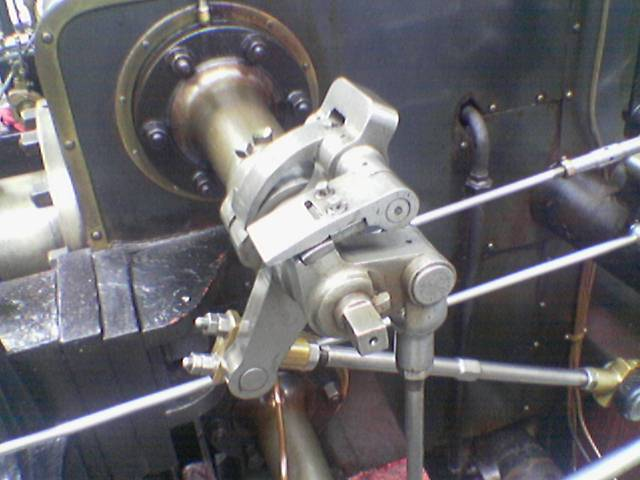
#> input picture Dominique_CV/cvpymug/steamengine.png, 640 x 480 px
$ python canny.py
#> lines starting #> are read from the running program, lines starting #| are printed output that depends on the picture; after the words box and inside, x2 and y2 are one past the last pixel; in counts of white or black regions, pixels touching at a corner belong together
import cv2
import numpy as np
from matplotlib import pyplot as plt

# loading image
#img0 = cv2.imread('SanFrancisco.jpg',)
img = cv2.imread('steamengine.png',)
#> img is the input picture: shape (480, 640, 3); mean B, G, R 108.9, 104.8, 106.3

# converting to gray scale
gray = cv2.cvtColor(img, cv2.COLOR_BGR2GRAY)
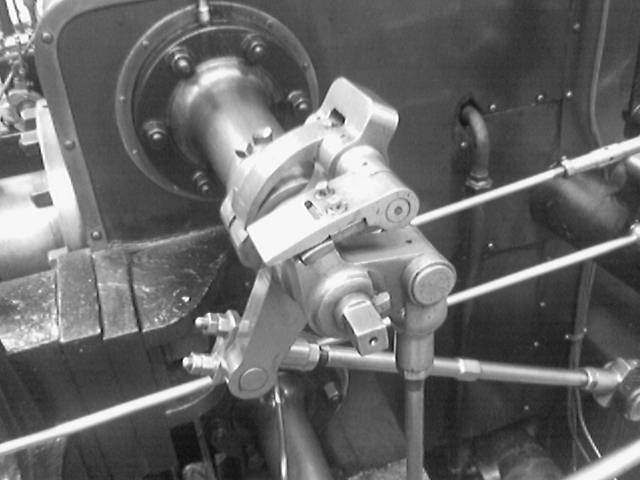
#> gray: shape (480, 640); min 6, max 255, mean 105.7

# remove noise
img1 = cv2.Canny(img,100,200)
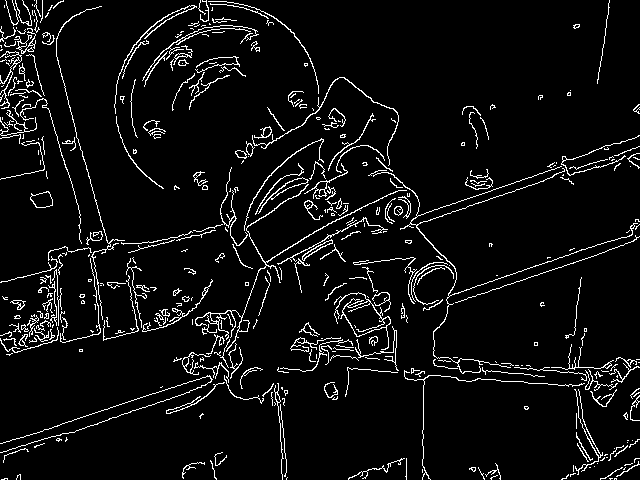
#> img1: shape (480, 640); 5.8% white in thin lines or dots

plt.subplot(1,2,1),plt.imshow(img, cmap = 'gray')
plt.title('Original'), plt.xticks([]), plt.yticks([])
plt.subplot(1,2,2),plt.imshow(img1, cmap = 'gray')
plt.title('Edges'), plt.xticks([]), plt.yticks([])

plt.show()
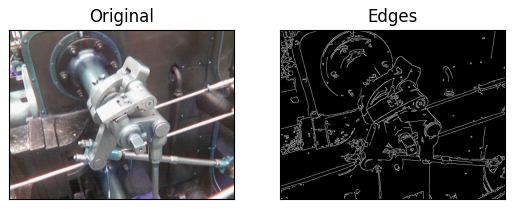
#> figure drawn by matplotlib, 2 panels; B, G, R data is drawn as R, G, B
#> (the run stopped early here; a loop or call above may not have finished)

$ run again, with Dominique_CV/cvpymug/people.png copied over Dominique_CV/cvpymug/steamengine.png
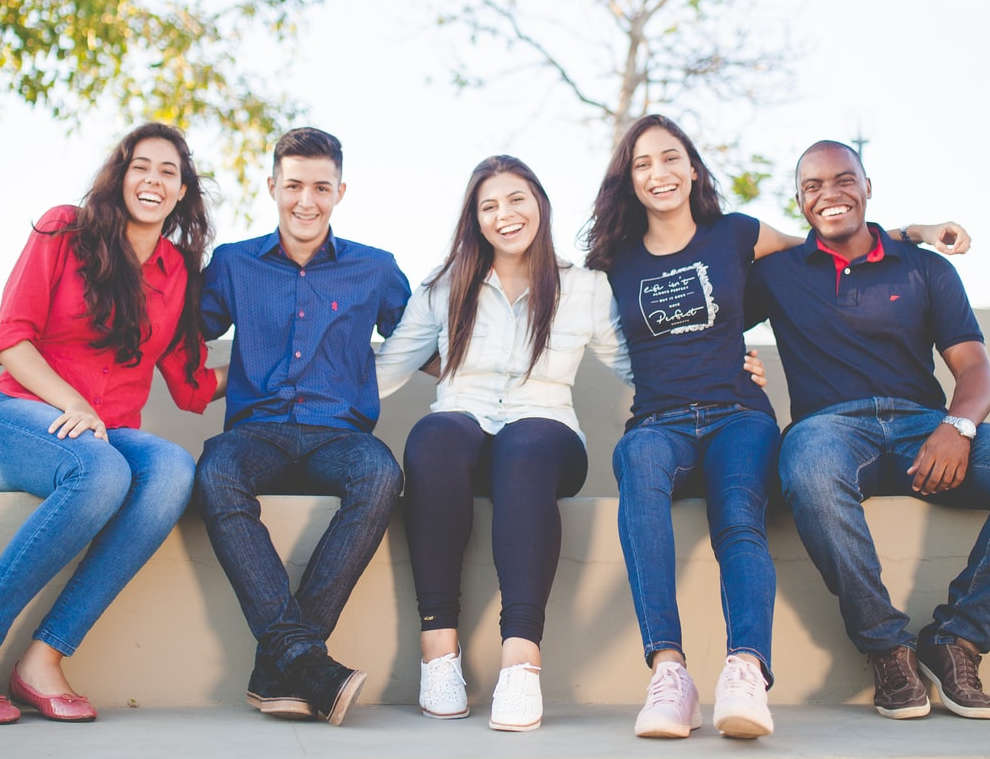
#> input picture Dominique_CV/cvpymug/people.png, 990 x 759 px
#> img is the input picture: shape (759, 990, 3); mean B, G, R 157.5, 149.8, 153.6
#> `img1 = cv2.Canny(img,100,200)`:
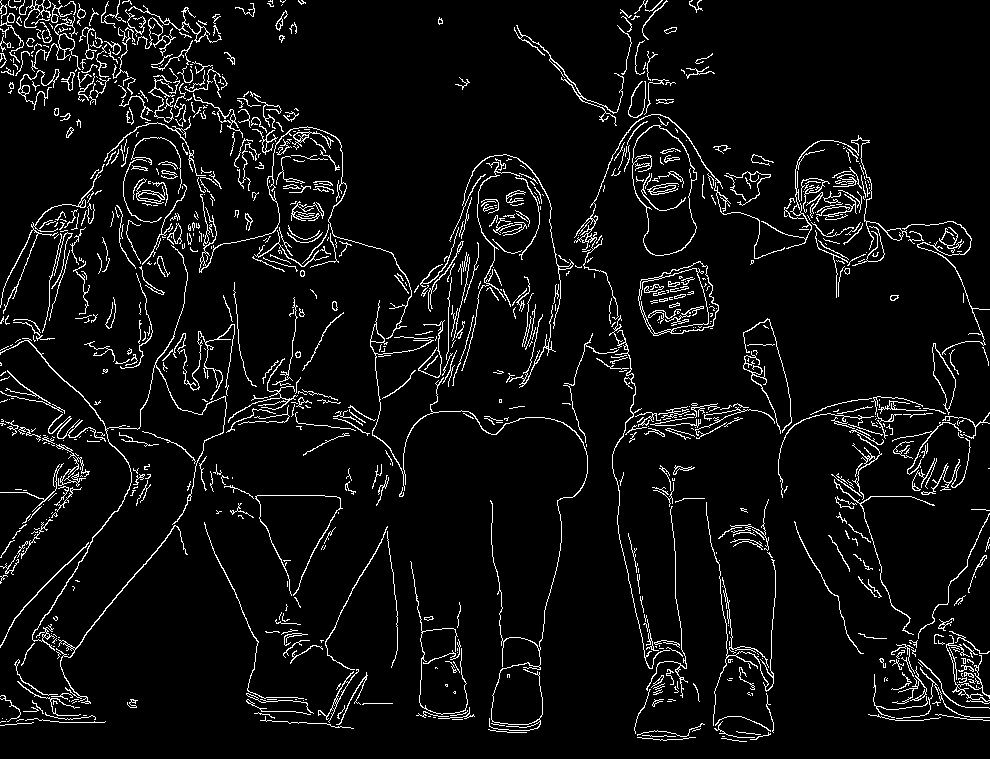
#> img1: shape (759, 990); 5.9% white in thin lines or dots
#> `plt.show()`:
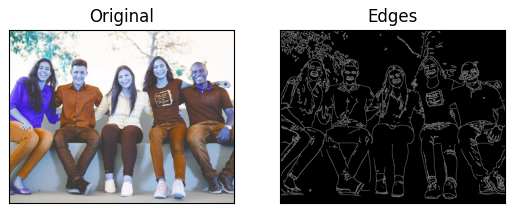
#> figure drawn by matplotlib, 2 panels; B, G, R data is drawn as R, G, B

$ run again, with Dominique_CV/cvpymug/beach.jpg saved as Dominique_CV/cvpymug/steamengine.png
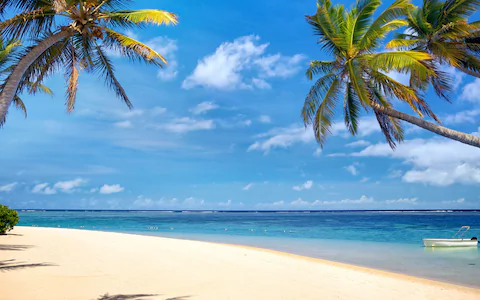
#> input picture Dominique_CV/cvpymug/beach.jpg, 480 x 300 px
#> img is the input picture: shape (300, 480, 3); mean B, G, R 186.9, 162.4, 122.9
#> `img1 = cv2.Canny(img,100,200)`:
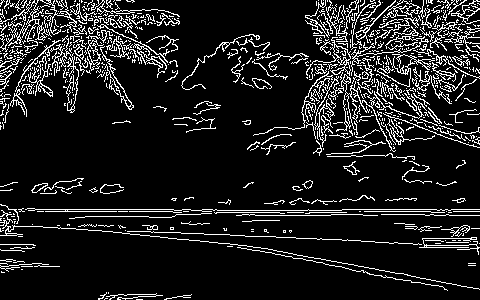
#> img1: shape (300, 480); 11.9% white in thin lines or dots
#> `plt.show()`:
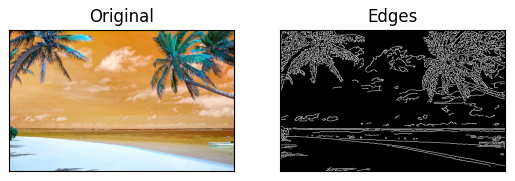
#> figure drawn by matplotlib, 2 panels; B, G, R data is drawn as R, G, B

$ run again, with Dominique_CV/cvpymug/flowers.jpg saved as Dominique_CV/cvpymug/steamengine.png
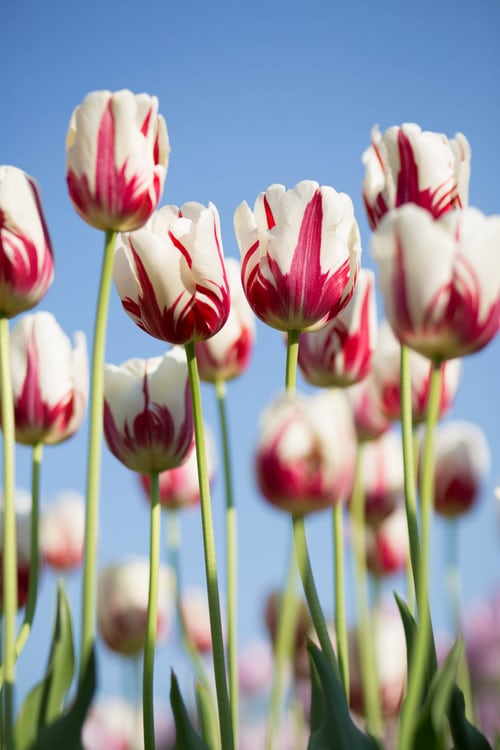
#> input picture Dominique_CV/cvpymug/flowers.jpg, 500 x 750 px
#> img is the input picture: shape (750, 500, 3); mean B, G, R 158.4, 151, 151.1
#> `img1 = cv2.Canny(img,100,200)`:
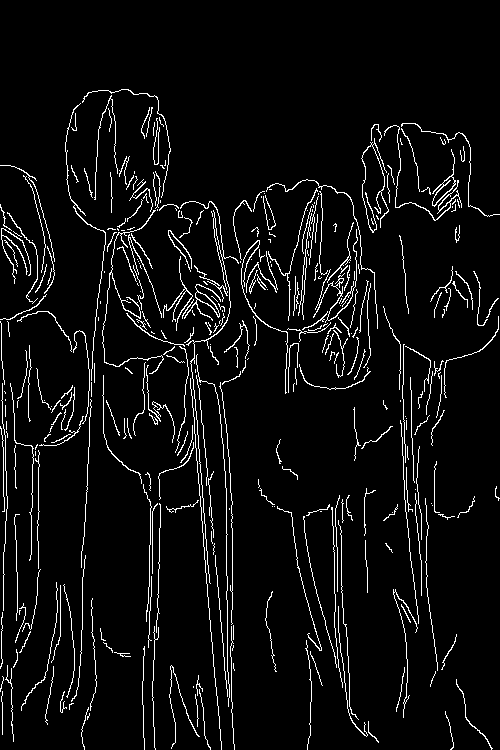
#> img1: shape (750, 500); 5.4% white in thin lines or dots, all inside (x1, y1, x2, y2) = (0, 89, 500, 750)
#> `plt.show()`:
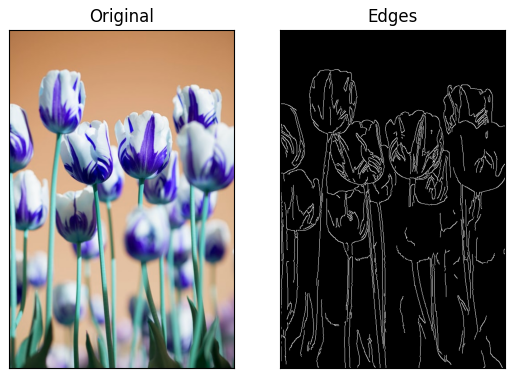
#> figure drawn by matplotlib, 2 panels; B, G, R data is drawn as R, G, B
